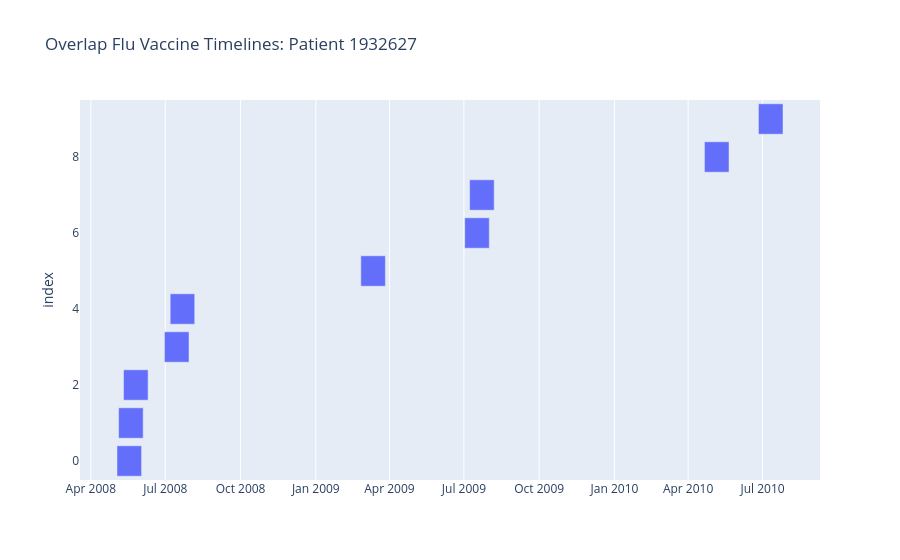

Source (notebook cell):
### Markdown cell above
### Visualize Vaccination 'Schedule'

### Code cell
highly_vaccinated = highly_vaccinated.sort_values(by='drug_exposure_start_date').reset_index(drop=True).reset_index()
start = pd.to_datetime(highly_vaccinated['drug_exposure_start_date'])

## add one day, just so it shows up on the plot
end = pd.to_datetime(highly_vaccinated['drug_exposure_end_date'])

highly_vaccinated['start'] = start
highly_vaccinated['end'] = end

px.timeline(highly_vaccinated, y = 'index', x_start='start', x_end = 'end', 
            title="Overlap Flu Vaccine Timelines: Patient 1932627")

### Figure 1 — Plotly figure (JSON) as saved in the notebook; plotly's stock layout.template omitted (floating-point values rounded to 4 significant figures)
{"data": [{"base": ["2008-05-03T00:00:00", "2008-05-05T00:00:00", "2008-05-11T00:00:00", "2008-06-30T00:00:00", "2008-07-07T00:00:00", "2009-02-25T00:00:00", "2009-07-02T00:00:00", "2009-07-08T00:00:00", "2010-04-21T00:00:00", "2010-06-26T00:00:00"], "hovertemplate": "start=%{base}<br>end=%{x}<br>index=%{y}<extra></extra>", "legendgroup": "", "marker": {"color": "#636efa", "pattern": {"shape": ""}}, "name": "", "orientation": "h", "showlegend": false, "textposition": "auto", "type": "bar", "x": [2592000000, 2592000000, 2592000000, 2592000000, 2592000000, 2592000000, 2592000000, 2592000000, 2592000000, 2592000000], "xaxis": "x", "y": [0, 1, 2, 3, 4, 5, 6, 7, 8, 9], "yaxis": "y"}], "layout": {"barmode": "overlay", "legend": {"tracegroupgap": 0}, "title": {"text": "Overlap Flu Vaccine Timelines: Patient 1932627"}, "xaxis": {"anchor": "y", "domain": [0, 1], "type": "date"}, "yaxis": {"anchor": "x", "domain": [0, 1], "title": {"text": "index"}}}}
